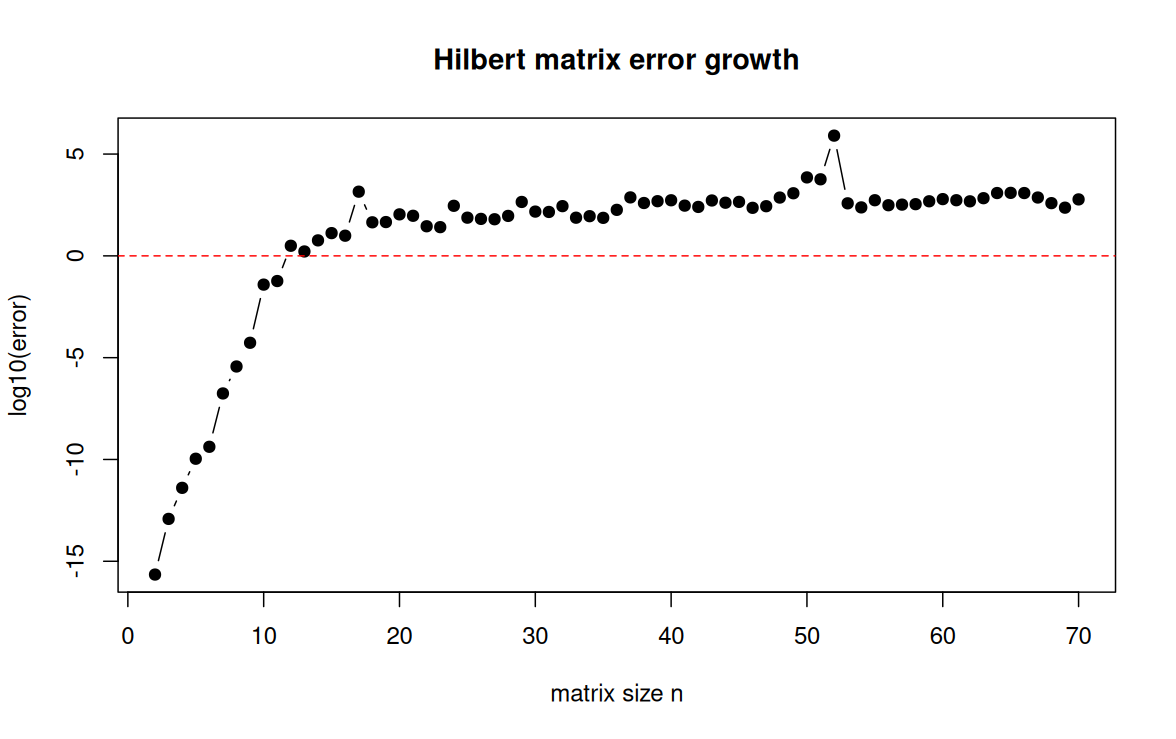

This chart was generated by the following R code:
getwd()
setwd("/home/robin/Documents/numerical_methods/seminar3")
data <- read.table("genhilbert_error.dat", header=FALSE, skip=1, col.names=c("n", "error_inf"))
print(data)
plot(data$n, log10(data$error_inf),
     type = "b",
     pch  = 19,
     xlab = "matrix size n",
     ylab = "log10(error)",
     main = "Hilbert matrix error growth")

abline(h = 0, col = "red", lty = 2)
